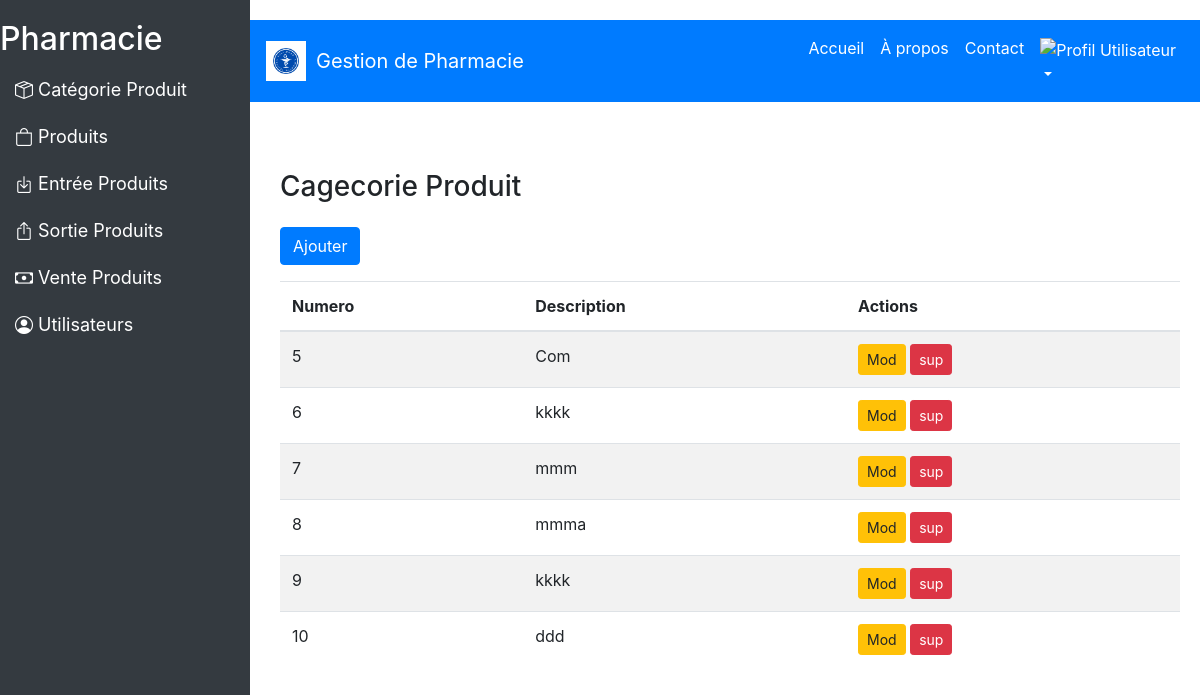
The app's page /views/categorie-produit.php with its own data.
### tables this page shows
CREATE TABLE `categorie_produit` (
  `id` int NOT NULL AUTO_INCREMENT,
  `description` varchar(50) NOT NULL,
  PRIMARY KEY (`id`)
);

### views/categorie-produit.php (the view, shortened to what this page needs)
<?php
    $titre = "Cagecorie Produit";
    $database = new Connexion();
    $con = $database->get_connexion();
    $req = $con->prepare("SELECT * FROM categorie_produit");
    $req->execute();
?>
    <div class="content">
        <h3 class="mt-5"><?=$titre?></h3>
        <button class="btn btn-primary mt-3" data-toggle="modal" data-target="#addModal">Ajouter</button>
        <table class="table table-striped mt-3">
            <thead>
                <tr>
                    <th>Numero</th>
                    <th>Description</th>
                    <th>Actions</th>
                </tr>
            </thead>
            <tbody>
            <?php while($data = $req->fetch()){?>
                <tr>
                    <td><?=$data->id?></td>
                    <td><?=$data->description?></td>
                    <td>
                        <button data-toggle="modal" data-target="#addModal" class="btn btn-warning btn-sm editbtn" id="editbtn">Mod</button>
                         <a class="btn btn-danger btn-sm deletebtn" data-toggle="modal" data-target="#modalSuppression">sup</a>
                    </td>
                </tr>
                <?php }?>
            </tbody>
        </table>
    </div>
    <?php
        $contenu = ob_get_clean();
        require('temblate.php')
    ?>

### views/temblate.php (shortened to what this page needs)
<!DOCTYPE html>
<html lang="fr">
<head>
    <link href="https://stackpath.bootstrapcdn.com/bootstrap/4.5.2/css/bootstrap.min.css" rel="stylesheet">
    <link href="https://cdnjs.cloudflare.com/ajax/libs/bootstrap-icons/1.8.1/font/bootstrap-icons.min.css" rel="stylesheet">
</head>
<body>
    <nav class="navbar navbar-expand-lg navbar-light">
        <a class="navbar-brand" href="#">
            <img src="images/pharmacy-logo.png" alt="Logo Pharmacie">
            Gestion de Pharmacie
        </a>
        <div class="collapse navbar-collapse" id="navbarNav">
            <ul class="navbar-nav ml-auto">
                <li class="nav-item">
                    <a class="nav-link text-white" href="#">Accueil</a>
                </li>
                <li class="nav-item">
                    <a class="nav-link text-white" href="#">À propos</a>
                </li>
                <li class="nav-item">
                    <a class="nav-link text-white" href="#">Contact</a>
                </li>
                <li class="nav-item dropdown">
                    <a class="nav-link dropdown-toggle text-white" href="#" id="userDropdown" role="button" data-toggle="dropdown" aria-haspopup="true" aria-expanded="false">
                        <div class="profile-pic">
                            <img src="images/user-profile.png" alt="Profil Utilisateur">
                        </div>
                    </a>
                </li>
            </ul>
        </div>
    </nav>
    <div class="sidebar">
        <h2 class="text-white">Pharmacie</h2>
        <a href="categorie-produit.php"><i class="bi bi-box-seam"></i> Catégorie Produit</a>
        <a href="produit.php"><i class="bi bi-bag"></i> Produits</a>
        <a href="entree-produit.php"><i class="bi bi-box-arrow-in-down"></i> Entrée Produits</a>
        <a href="sortie-produit.php"><i class="bi bi-box-arrow-up"></i> Sortie Produits</a>
        <a href="#"><i class="bi bi-cash"></i> Vente Produits</a>
        <a href="utilisateur.php"><i class="bi bi-person-circle"></i> Utilisateurs</a>
    </div>
    <?=$contenu?>
</body>
</html>

### views/temblate.php (style rules this page uses)
body { padding-top: 20px; }
.sidebar { height: 100%; width: 250px; position: fixed; top: 0; left: 0; background-color: #343a40; padding-top: 20px; }
.sidebar a { padding: 10px 15px; text-decoration: none; font-size: 18px; color: #fff; display: block; }
.content { margin-left: 260px; padding: 20px; }
.navbar { margin-left: 250px; background-color: #007bff; }
.navbar-brand { color: #fff !important; display: flex; align-items: center; }
.navbar-brand img { height: 40px; margin-right: 10px; }

### records on screen
categorie_produit: id "5", description "Com"
categorie_produit: id "6", description "kkkk"
categorie_produit: id "7", description "mmm"
categorie_produit: id "8", description "mmma"
categorie_produit: id "9", description "kkkk"
categorie_produit: id "10", description "ddd"

### other values on screen
$titre "Cagecorie Produit"
